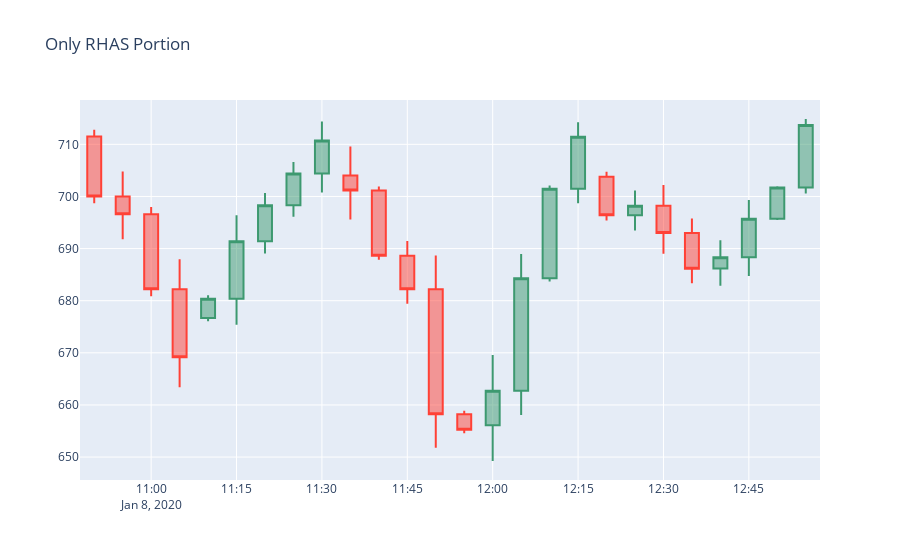

Write notebook code for a chart like this one.
### Code cell
indx = df1.query("date == '2020-01-08 10:50:00' | date == '2020-01-08 13:00:00'").index
start,end = indx[0],indx[1]
print(start,end)
rhas = df1.iloc[start:end,:]
draw_candlesticks(rhas,'Only RHAS Portion',xaxis_rangeslider_visible=False)
